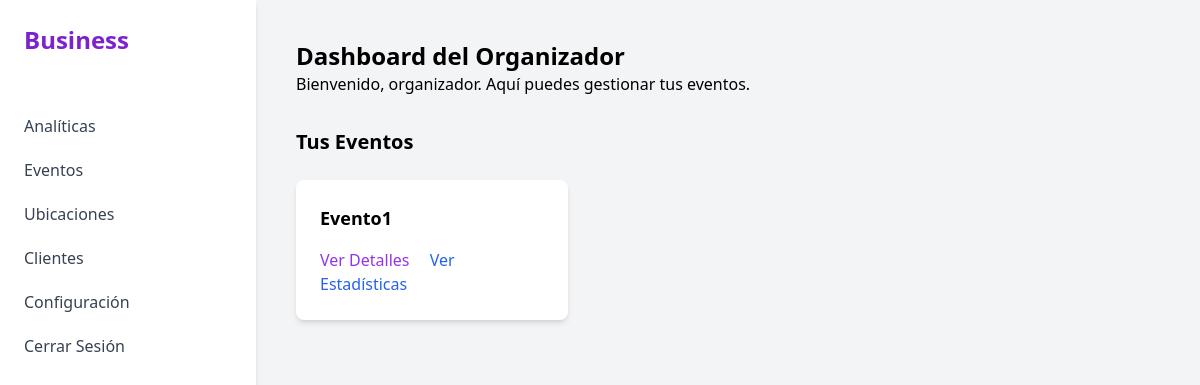
The page / (signed in) on the database as committed earlier.
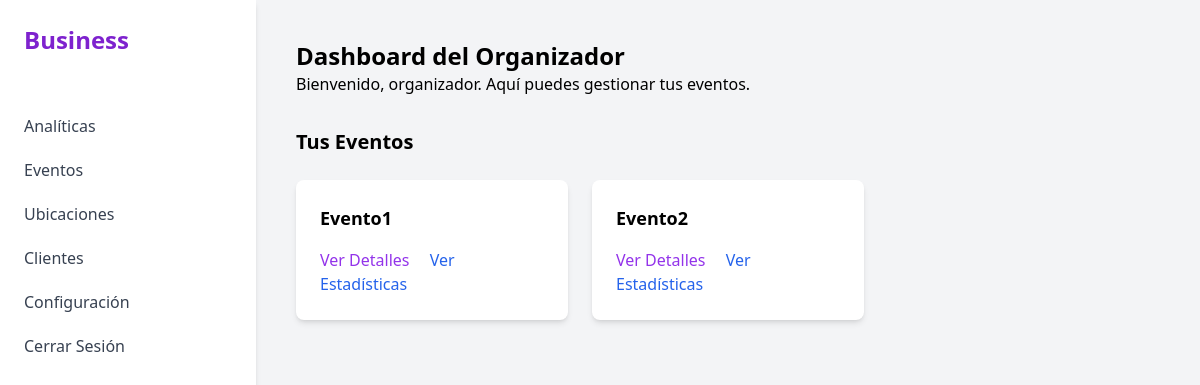
The same page on the database as committed later.
### events/models.py (models this page shows, shortened)
class Event(models.Model):
    title = models.CharField(max_length=200)
    description = models.TextField()
    start_time = models.DateTimeField()
    end_time = models.DateTimeField()
    location = models.ForeignKey(Location, on_delete=models.CASCADE)
    organizer = models.ForeignKey(User, on_delete=models.CASCADE)

### dashboard/views.py (the view)
# urls.py: path('', dashboard_view, name='dashboard'),
@login_required
def dashboard_view(request):
    try:
        role = request.user.userprofile.role
        if role == 'organizer':
            events = Event.objects.filter(organizer=request.user)
            return render(request, 'dashboard/dashboard_organizer.html', {'events': events})
        elif role == 'attendee':
            return render(request, 'dashboard/dashboard_attendee.html')
        elif role == 'client':
            return render(request, 'dashboard/dashboard_client.html')
    except AttributeError:
        return render(request, 'dashboard.html')
    return render(request, 'dashboard.html')

### templates/dashboard/dashboard_organizer.html (shortened to what this page needs)
{% extends 'base.html' %}
{% block content %}
<h1 class="text-2xl font-bold">Dashboard del Organizador</h1>
<p>Bienvenido, {{ user.username }}. Aquí puedes gestionar tus eventos.</p>
<h2 class="mt-8 text-xl font-bold">Tus Eventos</h2>
<div class="grid grid-cols-1 gap-6 mt-6 md:grid-cols-2 lg:grid-cols-3">
    {% for event in events %}
        <div class="p-6 bg-white rounded-lg shadow-md">
            <h3 class="text-lg font-bold">{{ event.title }}</h3>
            <div class="mt-4">
                <a href="{% url 'events:event-detail' event.pk %}" class="font-medium text-purple-600 hover:text-purple-500">Ver Detalles</a>
                <a href="{% url 'dashboard:event-statistics' event.pk %}" class="ml-4 font-medium text-blue-600 hover:text-blue-500">Ver Estadísticas</a>
            </div>
        </div>
    {% empty %}
        <p>No has creado ningún evento todavía.</p>
    {% endfor %}
</div>
{% endblock %}

Rows that differ between the two databases and show on the page:
added Event: title "Evento2"
